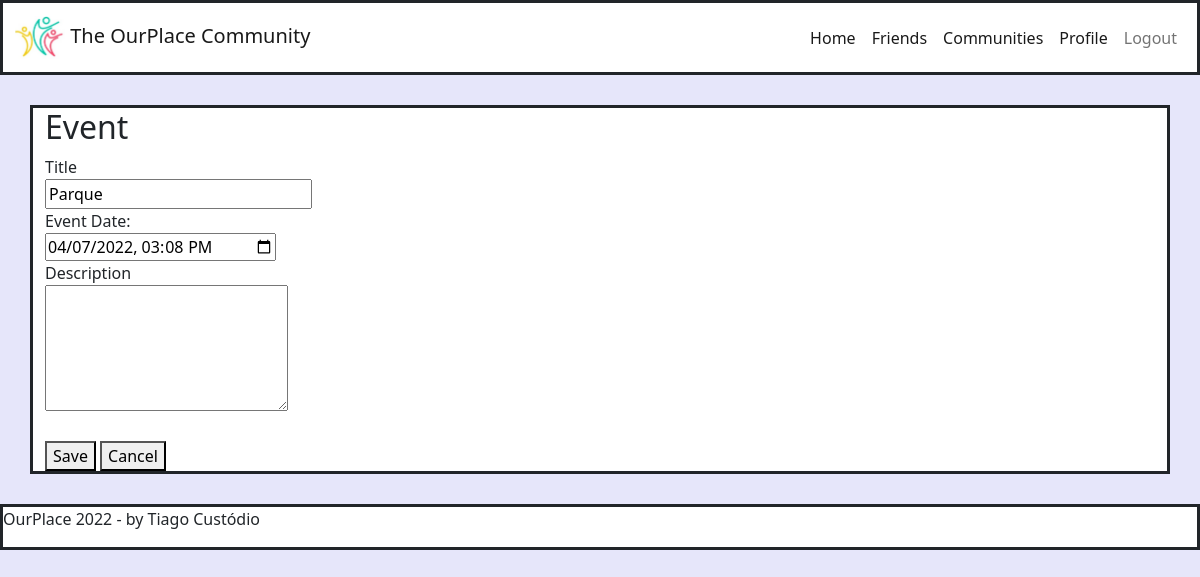
/agenda/evento/?id=8 (signed in), run on an earlier commit of the app's database.
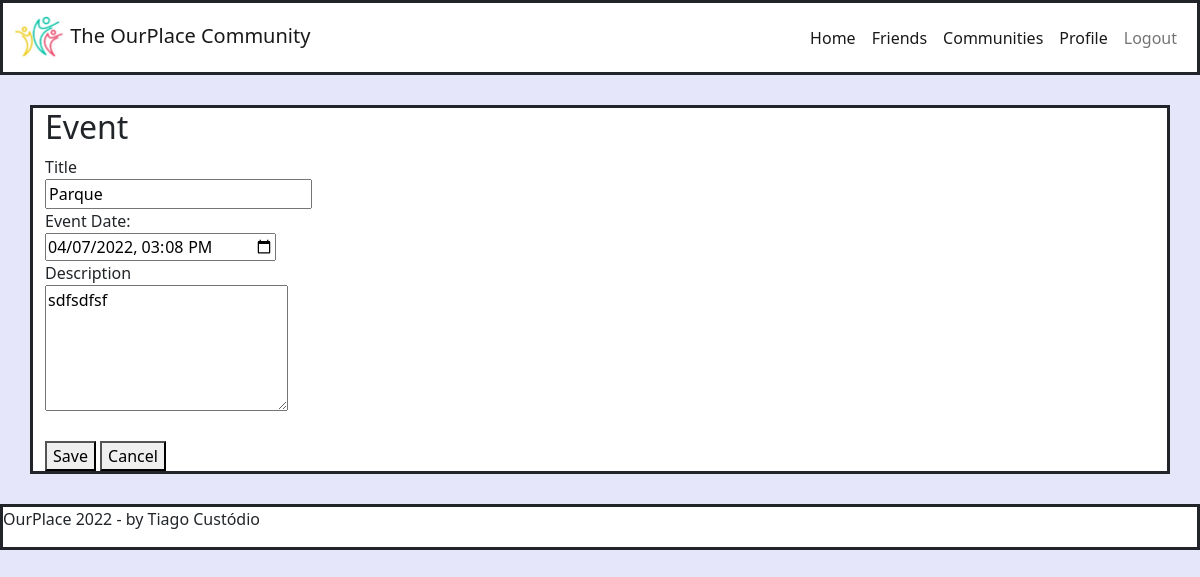
And on a later commit of the database.
### core/models.py (models this page shows, shortened)
class Evento(models.Model):
    titulo = models.CharField(max_length=100)
    descricao = models.TextField(blank=True, null=True)
    data_evento = models.DateTimeField(verbose_name='Data do Evento')
    data_criacao = models.DateTimeField(auto_now=True)
    usuario = models.ForeignKey(User, on_delete=models.CASCADE)
    class Meta:
        db_table = 'evento'
    def get_data_input_evento(self):
        return self.data_evento.strftime('%Y-%m-%dT%H:%M')

### core/views.py (the view)
# urls.py: path('agenda/evento/', views.evento),
@login_required(login_url='/login/')
def evento(request):
    id_evento = request.GET.get('id')
    dados = {}
    if id_evento:
        try:
            dados['evento'] = Evento.objects.get(id=id_evento)
        except Exception:
            raise Http404()
    return render(request, 'evento.html', dados)

### templates/evento.html (shortened to what this page needs)
{% extends "model-page.html" %}
{% block content %}
<div class="container" style="border-style: solid; background-color: #FFFFFF;">
<h2>Event</h2>
<form action="submit" method="POST">{% csrf_token %}
    <label>Title</label>
    <br>
    <input type="text" name="titulo" size="23" value="{{ evento.titulo }}">
    <br>
    <label>Event Date:</label>
    <br>
    <input type="datetime-local" name="data_evento" value="{{ evento.get_data_input_evento }}">
    <br>
    <label>Description</label>
    <br>
    <textarea name="descricao" rows="5" cols="24">{{ evento.descricao }}</textarea>
    <br><br>
    <button type="submit">Save</button>
    <a href="/">
        <button type="button">Cancel</button>
    </a>
</form>
</div>
{% endblock %}

What changed in the data, as far as the page shows it:
changed Evento "Parque": descricao (not shown) → "sdfsdfsf"
